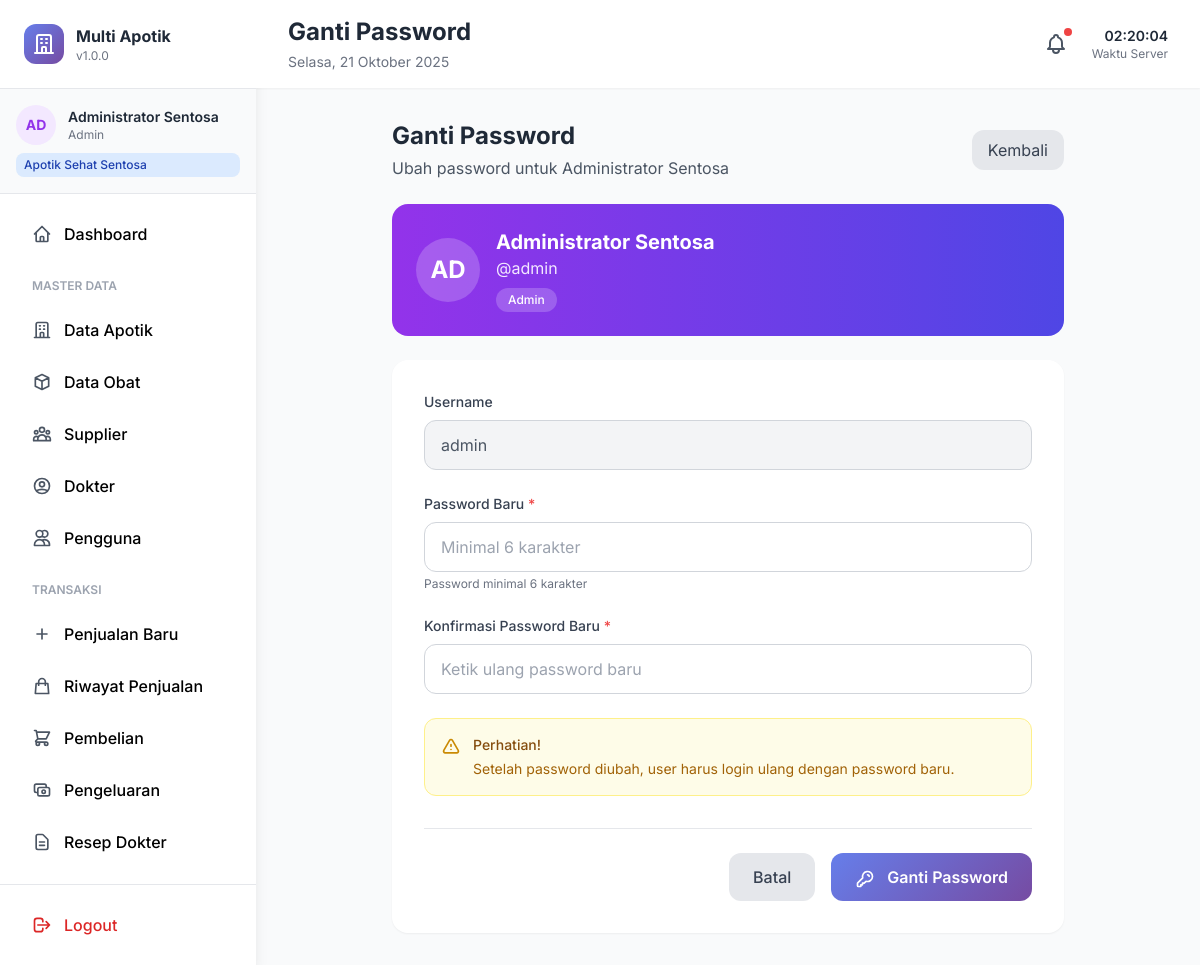
Screenshot of /users/change_password.php?id=1 (signed in) with the database file from the repository.
### tables this page shows
CREATE TABLE users (
    id_user INT PRIMARY KEY AUTO_INCREMENT,
    id_apotik INT,
    username VARCHAR(50) UNIQUE NOT NULL,
    password VARCHAR(255) NOT NULL,
    nama_lengkap VARCHAR(100) NOT NULL,
    role ENUM('admin', 'kasir', 'manajer') NOT NULL,
    no_telp VARCHAR(20),
    email VARCHAR(100),
    foto_profile VARCHAR(255),
    status ENUM('aktif', 'nonaktif') DEFAULT 'aktif',
    last_login TIMESTAMP NULL,
    created_at TIMESTAMP DEFAULT CURRENT_TIMESTAMP,
    updated_at TIMESTAMP DEFAULT CURRENT_TIMESTAMP ON UPDATE CURRENT_TIMESTAMP,
    FOREIGN KEY (id_apotik) REFERENCES apotik(id_apotik) ON DELETE SET NULL
);

### users/change_password.php (the view, shortened to what the rows shown need)
<?php
require_once '../config.php';
$db = db();
$id_user = isset($_GET['id']) ? (int)$_GET['id'] : 0;
$stmt = $db->prepare("SELECT * FROM users WHERE id_user = ?");
$stmt->bind_param("i", $id_user);
$stmt->execute();
$userData = $stmt->get_result()->fetch_assoc();
$pageTitle = 'Ganti Password';
include '../includes/header.php';
?>
<div class="max-w-2xl mx-auto space-y-6">
    <div class="flex items-center justify-between">
        <div>
            <h2 class="text-2xl font-bold text-gray-800">Ganti Password</h2>
            <p class="text-gray-600 mt-1">Ubah password untuk <?= htmlspecialchars($userData['nama_lengkap']) ?></p>
        </div>
    </div>
    <div class="bg-gradient-to-r from-purple-600 to-indigo-600 rounded-2xl p-6 text-white">
        <div class="flex items-center space-x-4">
            <div class="w-16 h-16 bg-white bg-opacity-20 rounded-full flex items-center justify-center">
                <span class="text-2xl font-bold"><?= strtoupper(substr($userData['nama_lengkap'], 0, 2)) ?></span>
            </div>
            <div class="flex-1">
                <h3 class="text-xl font-bold"><?= htmlspecialchars($userData['nama_lengkap']) ?></h3>
                <p class="text-purple-100">@<?= htmlspecialchars($userData['username']) ?></p>
                <span class="inline-flex items-center px-3 py-1 rounded-full text-xs font-medium bg-white bg-opacity-20 mt-2">
                    <?= ucfirst($userData['role']) ?>
                </span>
            </div>
        </div>
    </div>
    <form method="POST" class="bg-white rounded-2xl shadow-sm p-8">
        <div class="space-y-6">
            <div>
                <label class="block text-sm font-medium text-gray-700 mb-2">Username</label>
                <input type="text" value="<?= htmlspecialchars($userData['username']) ?>" readonly
                       class="w-full px-4 py-3 bg-gray-100 border border-gray-300 rounded-xl text-gray-600 cursor-not-allowed">
            </div>
        </div>
    </form>
</div>
<?php include '../includes/footer.php'; ?>

### includes/header.php (shortened to what the rows shown need)
<?php
$user = getUserData();
?>
<!DOCTYPE html>
<html lang="id">
<head>
    <script src="https://cdn.tailwindcss.com"></script>
</head>
<body class="bg-gray-50">
    <div class="flex h-screen overflow-hidden">
        <aside class="w-64 bg-white shadow-lg flex-shrink-0 no-print">
            <div class="h-full flex flex-col">
                <div class="p-6 border-b border-gray-200">
                    <div class="flex items-center space-x-3">
                        <div>
                            <h2 class="font-bold text-gray-800"><?= APP_NAME ?></h2>
                        </div>
                    </div>
                </div>
                <div class="p-4 border-b border-gray-200 bg-gray-50">
                    <div class="flex items-center space-x-3">
                        <div class="w-10 h-10 bg-purple-100 rounded-full flex items-center justify-center">
                            <span class="text-purple-600 font-bold text-sm">
                                <?= strtoupper(substr($user['nama'], 0, 2)) ?>
                            </span>
                        </div>
                        <div class="flex-1 min-w-0">
                            <p class="text-sm font-semibold text-gray-800 truncate"><?= htmlspecialchars($user['nama']) ?></p>
                            <p class="text-xs text-gray-500"><?= ucfirst($user['role']) ?></p>
                        </div>
                    </div>
                </div>
            </div>
        </aside>
        <div class="flex-1 flex flex-col overflow-hidden">
            <header class="bg-white shadow-sm px-8 py-4 no-print">
                <div class="flex items-center justify-between">
                    <div>
                        <h1 class="text-2xl font-bold text-gray-800"><?= $pageTitle ?? 'Dashboard' ?></h1>
                    </div>
                </div>
            </header>
            <main class="flex-1 overflow-y-auto p-8">

### rows the page displays
users: nama_lengkap "AD", nama_lengkap "Administrator Sentosa", role "Admin", username "admin"

### other values shown
APP_NAME "Multi Apotik"
APP_VERSION "1.0.0"
$user['nama_apotik'] "Apotik Sehat Sentosa"
$pageTitle "Ganti Password"
